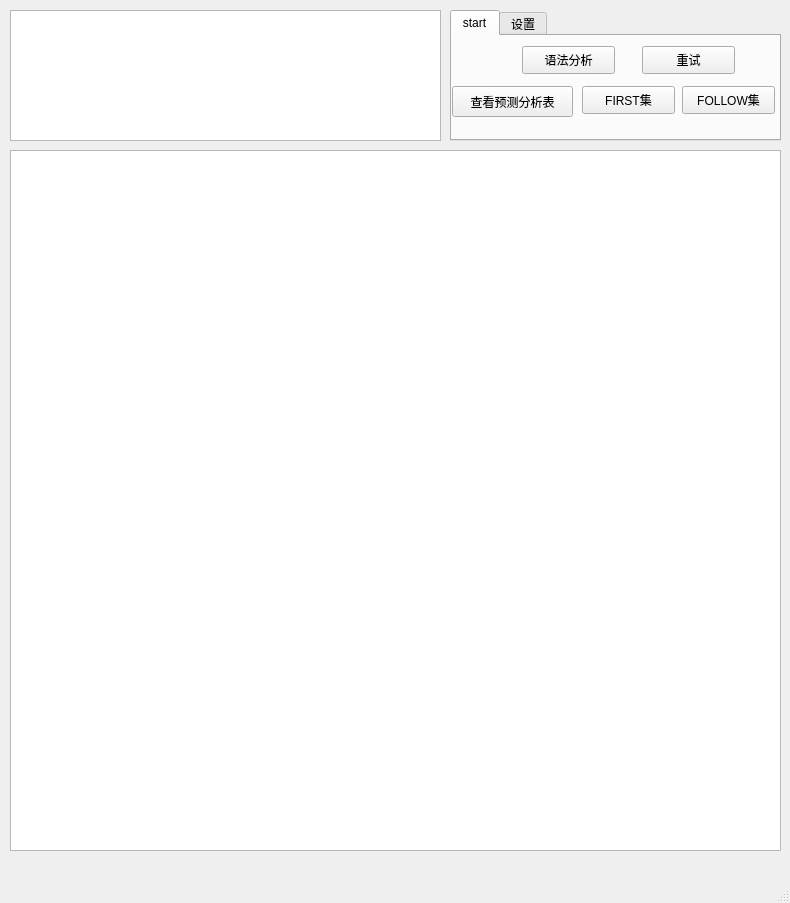
<?xml version="1.0" encoding="UTF-8"?>
<ui version="4.0">
 <class>MainWindow</class>
 <widget class="QMainWindow" name="MainWindow">
  <property name="geometry">
   <rect>
    <x>0</x>
    <y>0</y>
    <width>790</width>
    <height>903</height>
   </rect>
  </property>
  <property name="windowTitle">
   <string>MainWindow</string>
  </property>
  <widget class="QWidget" name="centralwidget">
   <widget class="QTabWidget" name="tabWidget">
    <property name="geometry">
     <rect>
      <x>450</x>
      <y>10</y>
      <width>331</width>
      <height>131</height>
     </rect>
    </property>
    <property name="currentIndex">
     <number>0</number>
    </property>
    <widget class="QWidget" name="tab">
     <attribute name="title">
      <string>start</string>
     </attribute>
     <widget class="QPushButton" name="pushButton">
      <property name="geometry">
       <rect>
        <x>70</x>
        <y>10</y>
        <width>93</width>
        <height>28</height>
       </rect>
      </property>
      <property name="text">
       <string>语法分析</string>
      </property>
     </widget>
     <widget class="QPushButton" name="pushButton_2">
      <property name="geometry">
       <rect>
        <x>190</x>
        <y>10</y>
        <width>93</width>
        <height>28</height>
       </rect>
      </property>
      <property name="text">
       <string>重试</string>
      </property>
     </widget>
     <widget class="QPushButton" name="pushButton_3">
      <property name="geometry">
       <rect>
        <x>0</x>
        <y>50</y>
        <width>121</width>
        <height>31</height>
       </rect>
      </property>
      <property name="text">
       <string>查看预测分析表</string>
      </property>
     </widget>
     <widget class="QPushButton" name="pushButton_4">
      <property name="geometry">
       <rect>
        <x>130</x>
        <y>50</y>
        <width>93</width>
        <height>28</height>
       </rect>
      </property>
      <property name="text">
       <string>FIRST集</string>
      </property>
     </widget>
     <widget class="QPushButton" name="pushButton_5">
      <property name="geometry">
       <rect>
        <x>230</x>
        <y>50</y>
        <width>93</width>
        <height>28</height>
       </rect>
      </property>
      <property name="text">
       <string>FOLLOW集</string>
      </property>
     </widget>
    </widget>
    <widget class="QWidget" name="tab_2">
     <attribute name="title">
      <string>设置</string>
     </attribute>
     <widget class="QPushButton" name="pushButton_6">
      <property name="geometry">
       <rect>
        <x>10</x>
        <y>20</y>
        <width>93</width>
        <height>28</height>
       </rect>
      </property>
      <property name="text">
       <string>文法修改</string>
      </property>
     </widget>
     <widget class="QPushButton" name="pushButton_7">
      <property name="geometry">
       <rect>
        <x>120</x>
        <y>20</y>
        <width>111</width>
        <height>28</height>
       </rect>
      </property>
      <property name="text">
       <string>自定义开始符</string>
      </property>
     </widget>
    </widget>
   </widget>
   <widget class="QPlainTextEdit" name="plainTextEdit">
    <property name="geometry">
     <rect>
      <x>10</x>
      <y>10</y>
      <width>431</width>
      <height>131</height>
     </rect>
    </property>
   </widget>
   <widget class="QTableWidget" name="tableWidget">
    <property name="geometry">
     <rect>
      <x>10</x>
      <y>150</y>
      <width>771</width>
      <height>701</height>
     </rect>
    </property>
    <property name="mouseTracking">
     <bool>true</bool>
    </property>
    <property name="tabletTracking">
     <bool>true</bool>
    </property>
    <property name="lineWidth">
     <number>1</number>
    </property>
    <attribute name="horizontalHeaderDefaultSectionSize">
     <number>127</number>
    </attribute>
   </widget>
  </widget>
  <widget class="QMenuBar" name="menubar">
   <property name="geometry">
    <rect>
     <x>0</x>
     <y>0</y>
     <width>790</width>
     <height>26</height>
    </rect>
   </property>
  </widget>
  <widget class="QStatusBar" name="statusbar"/>
 </widget>
 <resources/>
 <connections/>
</ui>
